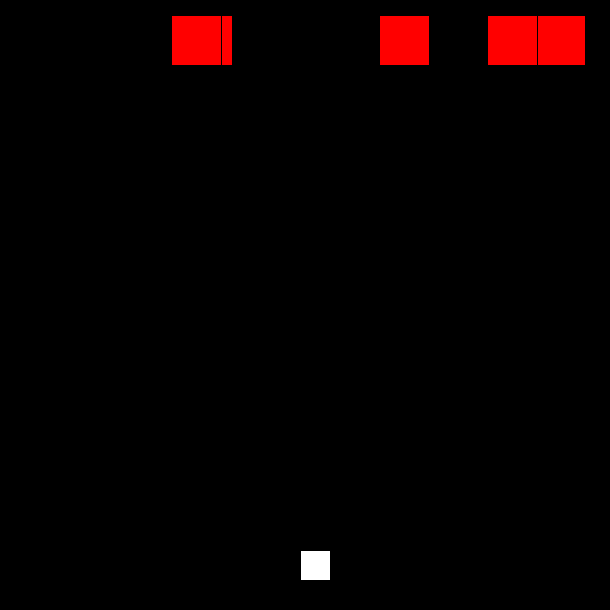
Frame 1 (no input)
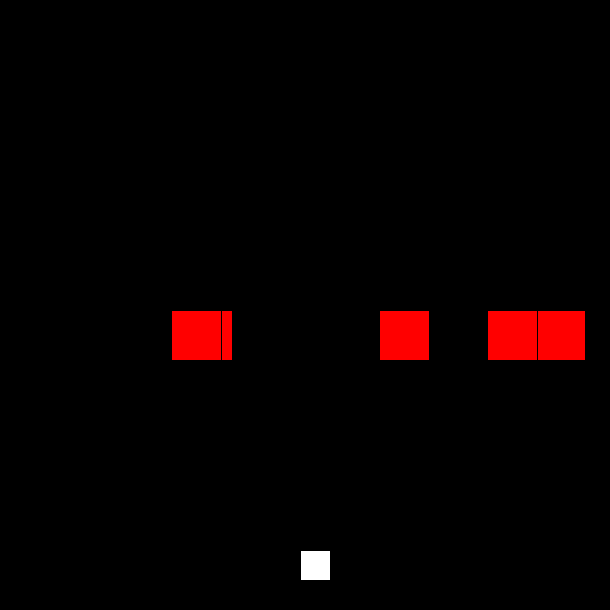
Frame 60 (the mouse pressed at the canvas centre just before this capture)
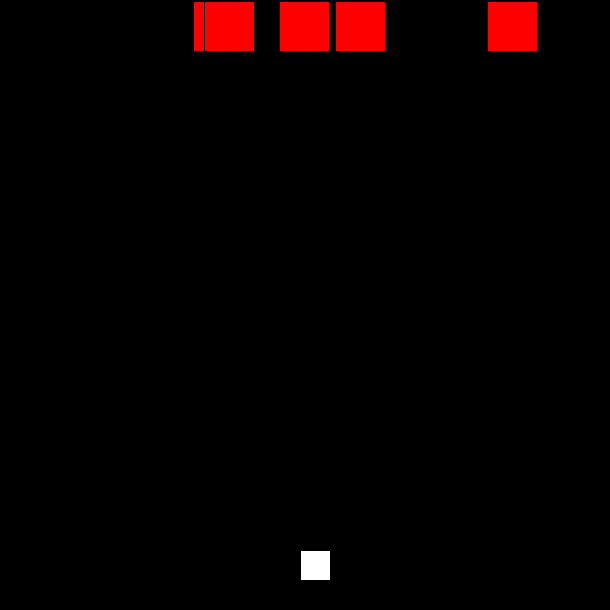
Frame 120 (the mouse held since frame 60 and released just before this capture)

The Processing sketch that drew these frames (run headless with seeded random() and noise(); from frame 60 on, the mouse is pressed at the canvas centre):

// Processing sketch: processing_65353
// ── processing_65353.pde

static final int W=610,   //set to width of the drawing window
                 H=610,   //set to height of the drawing window
                 ZEROX=W/2, ZEROY=H/2;
int x;
int y;
float a;
float c;
float d;
float e;
float f;
int b;
void setup() {
  size(610,610);
  x=300;
  y=550;
  a=random(50,560);
  c=random(50,560);
  d=random(50,560);
  e=random(50,560);
  f=random(50,560);
  b=15;
  
}
int youLost;
void draw() {
  background(0); //0 is the # for black
  if (youLost==1) {
    textSize(96);
    text("YOU LOST", 20,200);
    return;
  }
  fill(255,255,255);
  rect(x,y,30,30);
  fill(255,0,0);
  rect(a,b,50,50);
  if (inRect(x,y,30,30,(int)a+25,b+49)==1) youLost=1;
  rect(c,b,50,50);
  if (inRect(x,y,30,30,(int)c+25,b+49)==1) youLost=1;
  rect(d,b,50,50);
  if (inRect(x,y,30,30,(int)d+25,b+49)==1) youLost=1;
  rect(e,b,50,50);
  if (inRect(x,y,30,30,(int)e+25,b+49)==1) youLost=1;
  rect(f,b,50,50);
  if (inRect(x,y,30,30,(int)a+25,b+49)==1) youLost=1;
  if (b>=0) {
    b=b+5;    
  }
  if(b>=610) {
    b=1;
    a=random(0,610);
    c=random(0,610);
    d=random(0,610);
    e=random(0,610);
    
  }  
}
void keyPressed() {
  if (keyCode == 39) {
    x=x+10;
  } 
  if (keyCode == 37) {
    x=x-10;
  }
  if (x>=600) {
    x=1;
  }
  if (x<=0) {
    x=599;  
  } 
}  

int inRect(int x, int y, int w, int h, int x1, int y1) {
  if (y1>=y && y1<=(y+h)) {
    if (x1>=x && x1<=(x+w)) {
      return 1;
    }
  }
  return 0;  //not in rectangle
}  
